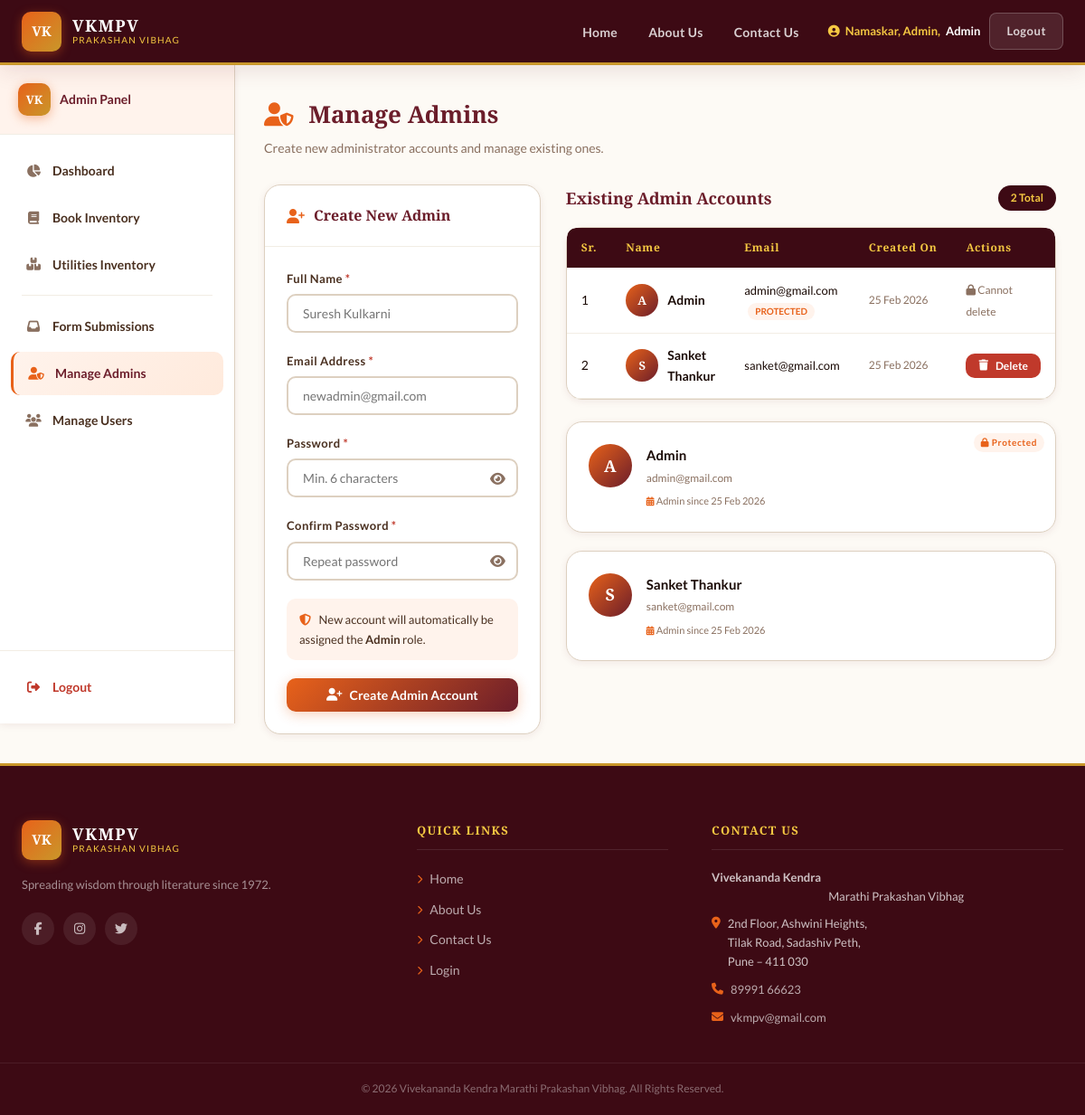
Page /manage-admins.php (signed in) on the committed database.
### tables this page shows
CREATE TABLE `users` (
  `id` int(11) NOT NULL,
  `name` varchar(100) NOT NULL,
  `email` varchar(150) NOT NULL,
  `password` varchar(255) NOT NULL,
  `role` enum('admin','user') NOT NULL DEFAULT 'user',
  `created_at` timestamp NOT NULL DEFAULT current_timestamp(),
  `updated_at` timestamp NOT NULL DEFAULT current_timestamp() ON UPDATE current_timestamp()
);

### manage-admins.php (the view, shortened to what this page needs)
<?php
$conn = getDBConnection();
$admins = $conn->query("SELECT id, name, email, created_at FROM users WHERE role = 'admin' ORDER BY id")->fetch_all(MYSQLI_ASSOC);
require_once 'includes/header.php';
?>
<div class="app-layout">
    <?php require_once 'includes/sidebar.php'; ?>
    <main class="main-content">
        <div class="page-header">
            <h1><i class="fas fa-user-shield" style="color:var(--saffron); margin-right:10px;"></i> Manage Admins</h1>
            <p>Create new administrator accounts and manage existing ones.</p>
        </div>
        <div style="display:grid; grid-template-columns:1fr 1.4fr; gap:28px; align-items:start;">
            <div class="card" style="position:sticky; top:calc(var(--navbar-h) + 20px);">
                <div class="card-header">
                    <h3 class="card-title"><i class="fas fa-user-plus"></i> Create New Admin</h3>
                </div>
                <div class="card-body">
                    <form method="POST" novalidate autocomplete="off">
                        <div class="form-group">
                            <label class="form-label">Full Name <span style="color:var(--danger)">*</span></label>
                            <input type="text" name="name" class="form-control"
                                   placeholder="Suresh Kulkarni"
                                   value="<?= htmlspecialchars($_POST['name'] ?? '') ?>" required>
                        </div>
                        <div class="form-group">
                            <label class="form-label">Email Address <span style="color:var(--danger)">*</span></label>
                            <input type="email" name="email" class="form-control"
                                   placeholder="newadmin@gmail.com"
                                   value="<?= htmlspecialchars($_POST['email'] ?? '') ?>" required
                                   autocomplete="new-email">
                        </div>
                        <div class="form-group">
                            <label class="form-label">Password <span style="color:var(--danger)">*</span></label>
                            <div class="input-group">
                                <input type="password" id="adminPass" name="password" class="form-control"
                                       placeholder="Min. 6 characters" required autocomplete="new-password">
                                <i class="fas fa-eye input-icon toggle-password" data-target="adminPass"></i>
                            </div>
                        </div>
                        <div class="form-group">
                            <label class="form-label">Confirm Password <span style="color:var(--danger)">*</span></label>
                            <div class="input-group">
                                <input type="password" id="adminPassConfirm" name="confirm_password" class="form-control"
                                       placeholder="Repeat password" required>
                                <i class="fas fa-eye input-icon toggle-password" data-target="adminPassConfirm"></i>
                            </div>
                        </div>
                        <div style="background:var(--saffron-pale); border-radius:var(--radius); padding:12px 14px; margin-bottom:20px; font-size:13px; color:var(--text-mid);">
                            <i class="fas fa-shield-alt" style="color:var(--saffron); margin-right:6px;"></i>
                            New account will automatically be assigned the <strong>Admin</strong> role.
                        </div>
                        <button type="submit" class="btn btn-primary" style="width:100%; justify-content:center;">
                            <i class="fas fa-user-plus"></i> Create Admin Account
                        </button>
                    </form>
                </div>
            </div>
            <div>
                <div style="display:flex; align-items:center; justify-content:space-between; margin-bottom:16px;">
                    <h2 style="font-family:'Cinzel',serif; font-size:18px; color:var(--maroon);">
                        Existing Admin Accounts
                    </h2>
                    <span style="background:var(--maroon-deep); color:var(--gold-light); border-radius:20px; padding:4px 14px; font-size:12px; font-weight:700;">
                        <?= count($admins) ?> Total
                    </span>
                </div>
                <div class="card">
                    <div class="card-body" style="padding:0;">
                        <div class="table-wrapper">
                            <table class="data-table">
                                <thead>
                                    <tr>
                                        <th>Sr.</th>
                                        <th>Name</th>
                                        <th>Email</th>
                                        <th>Created On</th>
                                        <th>Actions</th>
                                    </tr>
                                </thead>
                                <tbody>
                                    <?php foreach ($admins as $i => $admin): ?>
                                    <tr>
                                        <td><?= $i + 1 ?></td>
                                        <td>
                                            <div style="display:flex; align-items:center; gap:10px;">
                                                <div class="admin-avatar" style="width:36px; height:36px; font-size:13px; flex-shrink:0;">
                                                    <?= strtoupper(mb_substr($admin['name'], 0, 1)) ?>
                                                </div>
                                                <strong><?= htmlspecialchars($admin['name']) ?></strong>
                                            </div>
                                        </td>
                                        <td style="font-size:13px;">
                                            <?= htmlspecialchars($admin['email']) ?>
                                            <?php if ($admin['email'] === 'admin@gmail.com'): ?>
                                                <span style="display:inline-block; background:var(--saffron-pale); color:var(--saffron); border-radius:12px; padding:1px 8px; font-size:10px; font-weight:700; margin-left:4px;">
                                                    PROTECTED
                                                </span>
                                            <?php endif; ?>
                                        </td>
                                        <td style="font-size:12px; color:var(--text-light);">
                                            <?= date('d M Y', strtotime($admin['created_at'])) ?>
                                        </td>
                                        <td>
                                            <?php if ($admin['email'] === 'admin@gmail.com'): ?>
                                                <span style="font-size:12px; color:var(--text-light);">
                                                    <i class="fas fa-lock"></i> Cannot delete
                                                </span>
                                            <?php else: ?>
                                                <form method="POST" onsubmit="return confirm('Delete this admin account? This action cannot be undone.')">
                                                    <button type="submit" class="btn btn-danger" style="font-size:12px; padding:6px 14px;">
                                                        <i class="fas fa-trash"></i> Delete
                                                    </button>
                                                </form>
                                            <?php endif; ?>
                                        </td>
                                    </tr>
                                    <?php endforeach; ?>
                                </tbody>
                            </table>
                        </div>
                    </div>
                </div>
                <div class="admin-grid">
                    <?php foreach ($admins as $admin): ?>
                    <div class="admin-card">
                        <div class="admin-avatar"><?= strtoupper(mb_substr($admin['name'], 0, 1)) ?></div>
                        <div class="admin-info">
                            <div class="admin-name"><?= htmlspecialchars($admin['name']) ?></div>
                            <div class="admin-email"><?= htmlspecialchars($admin['email']) ?></div>
                            <div class="admin-since">
                                <i class="fas fa-calendar-alt" style="color:var(--saffron); font-size:10px;"></i>
                                Admin since <?= date('d M Y', strtotime($admin['created_at'])) ?>
                            </div>
                        </div>
                        <?php if ($admin['email'] === 'admin@gmail.com'): ?>
                        <span class="admin-protected"><i class="fas fa-lock"></i> Protected</span>
                        <?php endif; ?>
                    </div>
                    <?php endforeach; ?>
                </div>
            </div>
        </div>
    </main>
</div>
<?php require_once 'includes/footer.php'; ?>

### rows in the picture
users: name "A", name "Admin", email "admin@gmail.com", shows "PROTECTED", created_at "25 Feb 2026", shows "Cannot delete", shows "Protected"
users: name "S", name "Sanket Thankur", email "sanket@gmail.com", created_at "25 Feb 2026"

### other values in the picture
$_SESSION['name'] "Admin"
count($admins) "2"
